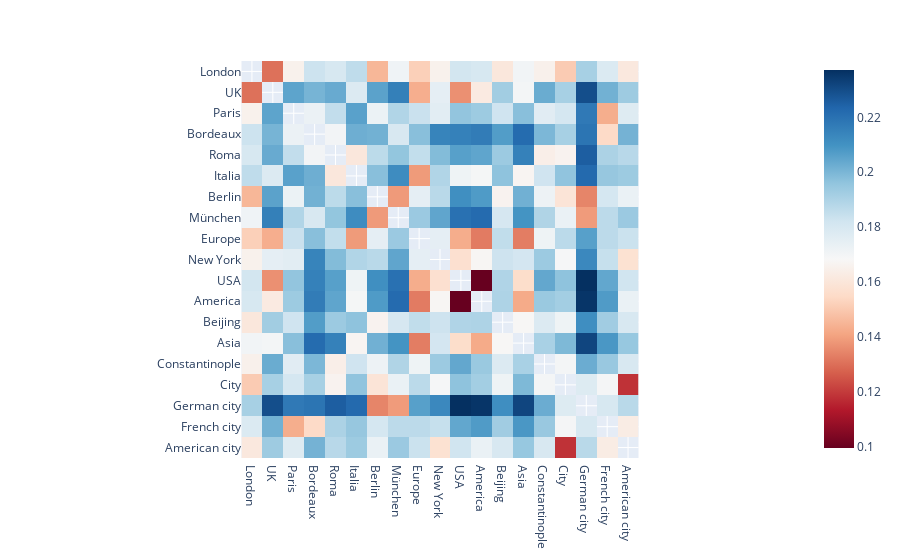

Notebook code cell kept with this figure:
### Code cell
w_emb = df.iloc[-3].embedding

dist_mat = np.zeros([len(df), len(df)])
for i, emb0 in enumerate(df.embedding):
    emb0 = np.array(emb0)
    for j, emb1 in enumerate(df.embedding):
        emb1 = np.array(emb1)
        dist_mat[i, j] = euclidean(emb0, emb1, w=np.abs(w_emb)) if i!= j else np.nan

fig = px.imshow(dist_mat, x=df.name, y=df.name, color_continuous_scale='RdBu')

fig.show()
fig.write_html("loc_euc_weight.html")

### Figure 1 — Plotly figure (JSON) as saved in the notebook; plotly's stock layout.template omitted (floating-point values rounded to 4 significant figures; data arrays with more than 128 entries replaced by an {"elided": "..."} marker saying what was removed)
{"data": [{"coloraxis": "coloraxis", "hovertemplate": "x: %{x}<br>y: %{y}<br>color: %{z}<extra></extra>", "type": "heatmap", "x": ["London", "UK", "Paris", "Bordeaux", "Roma", "Italia", "Berlin", "München", "Europe", "New York", "USA", "America", "Beijing", "Asia", "Constantinople", "City", "German city", "French city", "American city"], "y": ["London", "UK", "Paris", "Bordeaux", "Roma", "Italia", "Berlin", "München", "Europe", "New York", "USA", "America", "Beijing", "Asia", "Constantinople", "City", "German city", "French city", "American city"], "z": {"elided": "19x19 float values"}}], "layout": {"coloraxis": {"colorscale": [[0, "rgb(103,0,31)"], [0.1, "rgb(178,24,43)"], [0.2, "rgb(214,96,77)"], [0.3, "rgb(244,165,130)"], [0.4, "rgb(253,219,199)"], [0.5, "rgb(247,247,247)"], [0.6, "rgb(209,229,240)"], [0.7, "rgb(146,197,222)"], [0.8, "rgb(67,147,195)"], [0.9, "rgb(33,102,172)"], [1, "rgb(5,48,97)"]]}, "margin": {"t": 60}, "xaxis": {"constrain": "domain", "scaleanchor": "y"}, "yaxis": {"autorange": "reversed", "constrain": "domain"}}}
